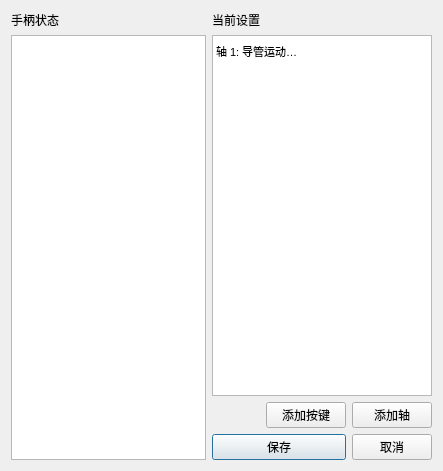
<?xml version="1.0" encoding="UTF-8"?>
<ui version="4.0">
 <class>Dialog</class>
 <widget class="QDialog" name="Dialog">
  <property name="geometry">
   <rect>
    <x>0</x>
    <y>0</y>
    <width>443</width>
    <height>471</height>
   </rect>
  </property>
  <property name="windowTitle">
   <string>手柄功能设置</string>
  </property>
  <layout class="QGridLayout" name="gridLayout">
   <item row="0" column="0">
    <widget class="QLabel" name="label">
     <property name="text">
      <string>手柄状态</string>
     </property>
    </widget>
   </item>
   <item row="0" column="1">
    <widget class="QLabel" name="label_2">
     <property name="text">
      <string>当前设置</string>
     </property>
    </widget>
   </item>
   <item row="1" column="0" rowspan="3">
    <widget class="QTextBrowser" name="joyStateShow">
     <property name="font">
      <font>
       <pointsize>8</pointsize>
      </font>
     </property>
    </widget>
   </item>
   <item row="1" column="1" colspan="3">
    <widget class="QListWidget" name="nowSettingShow">
     <property name="font">
      <font>
       <pointsize>8</pointsize>
      </font>
     </property>
     <item>
      <property name="text">
       <string extracomment="(-1, 1) -&gt; (-6400, 6400)">轴 1: 导管运动
    (-1, 1) -&gt; (-6400, 6400)</string>
      </property>
      <property name="font">
       <font>
        <pointsize>8</pointsize>
       </font>
      </property>
     </item>
    </widget>
   </item>
   <item row="3" column="1" colspan="2">
    <widget class="QPushButton" name="saveButton">
     <property name="text">
      <string>保存</string>
     </property>
    </widget>
   </item>
   <item row="3" column="3">
    <widget class="QPushButton" name="cancelButton">
     <property name="text">
      <string>取消</string>
     </property>
    </widget>
   </item>
   <item row="2" column="3">
    <widget class="QPushButton" name="addSettingButton">
     <property name="text">
      <string>添加轴</string>
     </property>
    </widget>
   </item>
   <item row="2" column="2">
    <widget class="QPushButton" name="addButtonSettingButton">
     <property name="text">
      <string>添加按键</string>
     </property>
    </widget>
   </item>
  </layout>
 </widget>
 <resources/>
 <connections>
  <connection>
   <sender>saveButton</sender>
   <signal>clicked()</signal>
   <receiver>Dialog</receiver>
   <slot>accept()</slot>
   <hints>
    <hint type="sourcelabel">
     <x>252</x>
     <y>281</y>
    </hint>
    <hint type="destinationlabel">
     <x>190</x>
     <y>150</y>
    </hint>
   </hints>
  </connection>
  <connection>
   <sender>cancelButton</sender>
   <signal>clicked()</signal>
   <receiver>Dialog</receiver>
   <slot>reject()</slot>
   <hints>
    <hint type="sourcelabel">
     <x>335</x>
     <y>281</y>
    </hint>
    <hint type="destinationlabel">
     <x>190</x>
     <y>150</y>
    </hint>
   </hints>
  </connection>
 </connections>
</ui>
